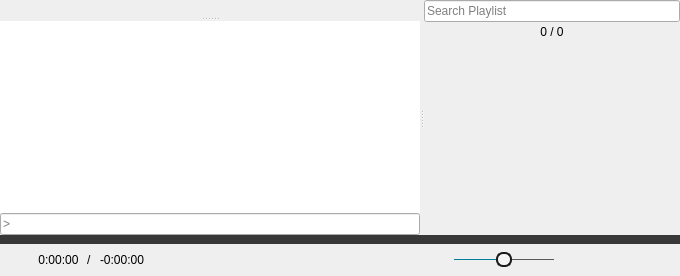
  <widget class="QWidget" name="centralwidget">
   <layout class="QVBoxLayout" name="verticalLayout_2">
    <property name="spacing">
     <number>0</number>
    </property>
    <property name="margin">
     <number>0</number>
    </property>
    <item>
     <widget class="CustomSplitter" name="splitter">
      <property name="orientation">
       <enum>Qt::Horizontal</enum>
      </property>
      <widget class="QSplitter" name="videoSplitter">
       <property name="sizePolicy">
        <sizepolicy hsizetype="Preferred" vsizetype="Expanding">
         <horstretch>1</horstretch>
         <verstretch>0</verstretch>
        </sizepolicy>
       </property>
       <property name="orientation">
        <enum>Qt::Vertical</enum>
       </property>
       <widget class="QFrame" name="mpvFrame">
        <property name="sizePolicy">
         <sizepolicy hsizetype="Preferred" vsizetype="Preferred">
          <horstretch>0</horstretch>
          <verstretch>1</verstretch>
         </sizepolicy>
        </property>
        <property name="mouseTracking">
         <bool>true</bool>
        </property>
        <property name="focusPolicy">
         <enum>Qt::NoFocus</enum>
        </property>
       </widget>
       <widget class="QWidget" name="verticalWidget" native="true">
        <layout class="QVBoxLayout" name="verticalLayout">
         <property name="spacing">
          <number>0</number>
         </property>
         <property name="margin">
          <number>0</number>
         </property>
         <item>
          <widget class="QPlainTextEdit" name="outputTextEdit">
           <property name="contextMenuPolicy">
            <enum>Qt::PreventContextMenu</enum>
           </property>
           <property name="acceptDrops">
            <bool>false</bool>
           </property>
           <property name="frameShape">
            <enum>QFrame::NoFrame</enum>
           </property>
           <property name="undoRedoEnabled">
            <bool>false</bool>
           </property>
           <property name="readOnly">
            <bool>true</bool>
           </property>
          </widget>
         </item>
         <item>
          <widget class="CustomLineEdit" name="inputLineEdit">
           <property name="mouseTracking">
            <bool>false</bool>
           </property>
           <property name="focusPolicy">
            <enum>Qt::ClickFocus</enum>
           </property>
           <property name="placeholderText">
            <string>&gt;</string>
           </property>
           <property name="clearButtonEnabled" stdset="0">
            <bool>true</bool>
           </property>
          </widget>
         </item>
        </layout>
       </widget>
      </widget>
      <widget class="QWidget" name="playlistLayoutWidget" native="true">
       <property name="sizePolicy">
        <sizepolicy hsizetype="Preferred" vsizetype="Preferred">
         <horstretch>0</horstretch>
         <verstretch>0</verstretch>
        </sizepolicy>
       </property>
       <layout class="QVBoxLayout" name="playlistLayout">
        <property name="spacing">
         <number>0</number>
        </property>
        <property name="leftMargin">
         <number>0</number>
        </property>
        <property name="topMargin">
         <number>0</number>
        </property>
        <property name="rightMargin">
         <number>0</number>
        </property>
        <property name="bottomMargin">
         <number>1</number>
        </property>
        <item>
         <widget class="QLineEdit" name="searchBox">
          <property name="mouseTracking">
           <bool>false</bool>
          </property>
          <property name="focusPolicy">
           <enum>Qt::ClickFocus</enum>
          </property>
          <property name="placeholderText">
           <string>Search Playlist</string>
          </property>
          <property name="clearButtonEnabled" stdset="0">
           <bool>true</bool>
          </property>
         </widget>
        </item>
        <item>
         <widget class="QWidget" name="playlistControlLayout" native="true">
          <layout class="QHBoxLayout" name="horizontalLayout">
           <property name="spacing">
            <number>2</number>
           </property>
           <property name="margin">
            <number>0</number>
           </property>
           <item>
            <widget class="QPushButton" name="currentFileButton">
             <property name="cursor">
              <cursorShape>PointingHandCursor</cursorShape>
             </property>
             <property name="focusPolicy">
              <enum>Qt::NoFocus</enum>
             </property>
             <property name="toolTip">
              <string>Select the Current File</string>
             </property>
             <property name="styleSheet">
              <string notr="true">QPushButton {
	padding: 2px;
	margin: 1px;
}
QPushButton:flat {
    border: none; /* no border for a flat push button */
}
QPushButton:flat:pressed {
	background: #383838;
	border-radius: 2px;
}</string>
             </property>
             <property name="icon">
              <iconset resource="../rsclist.qrc">
               <normaloff>:/img/select_current.svg</normaloff>:/img/select_current.svg</iconset>
             </property>
             <property name="iconSize">
              <size>
               <width>12</width>
               <height>12</height>
              </size>
             </property>
             <property name="flat">
              <bool>true</bool>
             </property>
            </widget>
           </item>
           <item>
            <spacer name="horizontalSpacer_2">
             <property name="orientation">
              <enum>Qt::Horizontal</enum>
             </property>
             <property name="sizeHint" stdset="0">
              <size>
               <width>40</width>
               <height>20</height>
              </size>
             </property>
            </spacer>
           </item>
           <item>
            <widget class="CustomLabel" name="indexLabel">
             <property name="cursor">
              <cursorShape>PointingHandCursor</cursorShape>
             </property>
             <property name="toolTip">
              <string>Click to play a specific file by index</string>
             </property>
             <property name="text">
              <string>0 / 0</string>
             </property>
             <property name="alignment">
              <set>Qt::AlignCenter</set>
             </property>
             <property name="margin">
              <number>4</number>
             </property>
            </widget>
           </item>
           <item>
            <spacer name="horizontalSpacer_6">
             <property name="orientation">
              <enum>Qt::Horizontal</enum>
             </property>
             <property name="sizeHint" stdset="0">
              <size>
               <width>40</width>
               <height>20</height>
              </size>
             </property>
            </spacer>
           </item>
           <item>
            <widget class="QPushButton" name="refreshButton">
             <property name="cursor">
              <cursorShape>PointingHandCursor</cursorShape>
             </property>
             <property name="focusPolicy">
              <enum>Qt::NoFocus</enum>
             </property>
             <property name="toolTip">
              <string>Refresh Playlist</string>
             </property>
             <property name="styleSheet">
              <string notr="true">QPushButton {
	padding: 2px;
	margin: 1px;
}
QPushButton:flat {
    border: none; /* no border for a flat push button */
}
QPushButton:flat:pressed {
	background: #383838;
	border-radius: 2px;
}</string>
             </property>
             <property name="icon">
              <iconset resource="../rsclist.qrc">
               <normaloff>:/img/refresh_view.svg</normaloff>:/img/refresh_view.svg</iconset>
             </property>
             <property name="iconSize">
              <size>
               <width>12</width>
               <height>12</height>
              </size>
             </property>
             <property name="flat">
              <bool>true</bool>
             </property>
            </widget>
           </item>
          </layout>
         </widget>
        </item>
        <item>
         <widget class="PlaylistWidget" name="playlistWidget">
          <property name="enabled">
           <bool>false</bool>
          </property>
          <property name="focusPolicy">
           <enum>Qt::ClickFocus</enum>
          </property>
          <property name="contextMenuPolicy">
           <enum>Qt::DefaultContextMenu</enum>
          </property>
          <property name="frameShape">
           <enum>QFrame::NoFrame</enum>
          </property>
          <property name="dragDropMode">
           <enum>QAbstractItemView::InternalMove</enum>
          </property>
         </widget>
        </item>
       </layout>
      </widget>
     </widget>
    </item>
    <item>
     <widget class="SeekBar" name="seekBar">
      <property name="enabled">
       <bool>false</bool>
      </property>
      <property name="sizePolicy">
       <sizepolicy hsizetype="Expanding" vsizetype="Fixed">
        <horstretch>0</horstretch>
        <verstretch>0</verstretch>
       </sizepolicy>
      </property>
      <property name="cursor">
       <cursorShape>PointingHandCursor</cursorShape>
      </property>
      <property name="focusPolicy">
       <enum>Qt::NoFocus</enum>
      </property>
      <property name="styleSheet">
       <string notr="true">QSlider {
	height: 9px;
}
QSlider::handle:horizontal:disabled,
QSlider::sub-page:horizontal:disabled {
	background: #383838;
}
QSlider::handle:horizontal {
	/* handle color */
	background: #008098;
	width: 9px;
	border-radius: 4px;
}
QSlider::groove:horizontal {
	/* the non-progressed color */
	background: #383838;
}
QSlider::sub-page:horizontal {
	/* the progress color */
	background: #008098;
}</string>
      </property>
      <property name="maximum">
       <number>1000000</number>
      </property>
      <property name="orientation">
       <enum>Qt::Horizontal</enum>
      </property>
     </widget>
    </item>
    <item>
     <widget class="QWidget" name="playbackLayoutWidget" native="true">
      <property name="sizePolicy">
       <sizepolicy hsizetype="Preferred" vsizetype="Fixed">
        <horstretch>0</horstretch>
        <verstretch>0</verstretch>
       </sizepolicy>
      </property>
      <layout class="QHBoxLayout" name="horizontalLayout_3">
       <property name="spacing">
        <number>8</number>
       </property>
       <property name="leftMargin">
        <number>14</number>
       </property>
       <property name="topMargin">
        <number>5</number>
       </property>
       <property name="rightMargin">
        <number>14</number>
       </property>
       <property name="bottomMargin">
        <number>5</number>
       </property>
       <item>
        <widget class="QWidget" name="timeLayoutWidget" native="true">
         <property name="minimumSize">
          <size>
           <width>200</width>
           <height>0</height>
          </size>
         </property>
         <property name="maximumSize">
          <size>
           <width>200</width>
           <height>16777215</height>
          </size>
         </property>
         <layout class="QHBoxLayout" name="horizontalLayout_4">
          <property name="spacing">
           <number>8</number>
          </property>
          <property name="margin">
           <number>0</number>
          </property>
          <item>
           <widget class="OpenButton" name="openButton">
            <property name="sizePolicy">
             <sizepolicy hsizetype="Fixed" vsizetype="Fixed">
              <horstretch>0</horstretch>
              <verstretch>0</verstretch>
             </sizepolicy>
            </property>
            <property name="maximumSize">
             <size>
              <width>16</width>
              <height>16</height>
             </size>
            </property>
            <property name="cursor">
             <cursorShape>PointingHandCursor</cursorShape>
            </property>
            <property name="focusPolicy">
             <enum>Qt::NoFocus</enum>
            </property>
            <property name="toolTip">
             <string>&lt;html&gt;&lt;head/&gt;&lt;body&gt;&lt;p&gt;Left Click to Open File&lt;br&gt;Mouse Wheel Click to Jump&lt;br&gt;Right Click to Open URL&lt;/p&gt;&lt;/body&gt;&lt;/html&gt;</string>
            </property>
            <property name="icon">
             <iconset resource="../rsclist.qrc">
              <normaloff>:/img/default_open.svg</normaloff>:/img/default_open.svg</iconset>
            </property>
            <property name="iconSize">
             <size>
              <width>16</width>
              <height>16</height>
             </size>
            </property>
            <property name="flat">
             <bool>true</bool>
            </property>
           </widget>
          </item>
          <item>
           <widget class="QLabel" name="durationLabel">
            <property name="sizePolicy">
             <sizepolicy hsizetype="Preferred" vsizetype="Fixed">
              <horstretch>0</horstretch>
              <verstretch>0</verstretch>
             </sizepolicy>
            </property>
            <property name="text">
             <string>0:00:00</string>
            </property>
            <property name="alignment">
             <set>Qt::AlignCenter</set>
            </property>
           </widget>
          </item>
          <item>
           <widget class="QLabel" name="seperatorLabel">
            <property name="text">
             <string>/</string>
            </property>
           </widget>
          </item>
          <item>
           <widget class="QLabel" name="remainingLabel">
            <property name="sizePolicy">
             <sizepolicy hsizetype="Preferred" vsizetype="Fixed">
              <horstretch>0</horstretch>
              <verstretch>0</verstretch>
             </sizepolicy>
            </property>
            <property name="cursor">
             <cursorShape>PointingHandCursor</cursorShape>
            </property>
            <property name="toolTip">
             <string>Click to change between total and remaining time</string>
            </property>
            <property name="text">
             <string>-0:00:00</string>
            </property>
            <property name="alignment">
             <set>Qt::AlignCenter</set>
            </property>
           </widget>
          </item>
          <item>
           <spacer name="horizontalSpacer">
            <property name="orientation">
             <enum>Qt::Horizontal</enum>
            </property>
            <property name="sizeHint" stdset="0">
             <size>
              <width>0</width>
              <height>0</height>
             </size>
            </property>
           </spacer>
          </item>
         </layout>
        </widget>
       </item>
       <item>
        <spacer name="horizontalSpacer_4">
         <property name="orientation">
          <enum>Qt::Horizontal</enum>
         </property>
         <property name="sizeHint" stdset="0">
          <size>
           <width>40</width>
           <height>20</height>
          </size>
         </property>
        </spacer>
       </item>
       <item>
        <layout class="QHBoxLayout" name="horizontalLayout_2">
         <property name="spacing">
          <number>18</number>
         </property>
         <item>
          <widget class="QPushButton" name="rewindButton">
           <property name="enabled">
            <bool>false</bool>
           </property>
           <property name="sizePolicy">
            <sizepolicy hsizetype="Fixed" vsizetype="Fixed">
             <horstretch>0</horstretch>
             <verstretch>0</verstretch>
            </sizepolicy>
           </property>
           <property name="maximumSize">
            <size>
             <width>16</width>
             <height>16</height>
            </size>
           </property>
           <property name="cursor">
            <cursorShape>PointingHandCursor</cursorShape>
           </property>
           <property name="focusPolicy">
            <enum>Qt::NoFocus</enum>
           </property>
           <property name="icon">
            <iconset resource="../rsclist.qrc">
             <normaloff>:/img/default_reverse.svg</normaloff>
             <disabledoff>:/img/disabled_reverse.svg</disabledoff>
             <disabledon>:/img/disabled_reverse.svg</disabledon>:/img/default_reverse.svg</iconset>
           </property>
           <property name="iconSize">
            <size>
             <width>14</width>
             <height>16</height>
            </size>
           </property>
           <property name="flat">
            <bool>true</bool>
           </property>
          </widget>
         </item>
         <item>
          <widget class="IndexButton" name="previousButton">
           <property name="enabled">
            <bool>false</bool>
           </property>
           <property name="sizePolicy">
            <sizepolicy hsizetype="Fixed" vsizetype="Fixed">
             <horstretch>0</horstretch>
             <verstretch>0</verstretch>
            </sizepolicy>
           </property>
           <property name="maximumSize">
            <size>
             <width>18</width>
             <height>16</height>
            </size>
           </property>
           <property name="cursor">
            <cursorShape>PointingHandCursor</cursorShape>
           </property>
           <property name="focusPolicy">
            <enum>Qt::NoFocus</enum>
           </property>
           <property name="icon">
            <iconset resource="../rsclist.qrc">
             <normaloff>:/img/default_previous.svg</normaloff>
             <disabledoff>:/img/disabled_previous.svg</disabledoff>
             <disabledon>:/img/disabled_previous.svg</disabledon>:/img/default_previous.svg</iconset>
           </property>
           <property name="iconSize">
            <size>
             <width>18</width>
             <height>16</height>
            </size>
           </property>
           <property name="flat">
            <bool>true</bool>
           </property>
          </widget>
         </item>
         <item>
          <widget class="QPushButton" name="playButton">
           <property name="enabled">
            <bool>false</bool>
           </property>
           <property name="sizePolicy">
            <sizepolicy hsizetype="Fixed" vsizetype="Fixed">
             <horstretch>0</horstretch>
             <verstretch>0</verstretch>
            </sizepolicy>
           </property>
           <property name="maximumSize">
            <size>
             <width>34</width>
             <height>34</height>
            </size>
           </property>
           <property name="cursor">
            <cursorShape>PointingHandCursor</cursorShape>
           </property>
           <property name="focusPolicy">
            <enum>Qt::NoFocus</enum>
           </property>
           <property name="icon">
            <iconset resource="../rsclist.qrc">
             <normaloff>:/img/default_play.svg</normaloff>
             <disabledoff>:/img/disabled_play.svg</disabledoff>
             <disabledon>:/img/disabled_play.svg</disabledon>:/img/default_play.svg</iconset>
           </property>
           <property name="iconSize">
            <size>
             <width>34</width>
             <height>34</height>
            </size>
           </property>
           <property name="flat">
            <bool>true</bool>
           </property>
          </widget>
         </item>
         <item>
          <widget class="IndexButton" name="nextButton">
           <property name="enabled">
            <bool>false</bool>
           </property>
           <property name="sizePolicy">
            <sizepolicy hsizetype="Fixed" vsizetype="Fixed">
             <horstretch>0</horstretch>
             <verstretch>0</verstretch>
            </sizepolicy>
           </property>
           <property name="maximumSize">
            <size>
             <width>18</width>
             <height>16</height>
            </size>
           </property>
           <property name="cursor">
            <cursorShape>PointingHandCursor</cursorShape>
           </property>
           <property name="focusPolicy">
            <enum>Qt::NoFocus</enum>
           </property>
           <property name="icon">
            <iconset resource="../rsclist.qrc">
             <normaloff>:/img/default_next.svg</normaloff>
             <disabledoff>:/img/disabled_next.svg</disabledoff>
             <disabledon>:/img/disabled_next.svg</disabledon>:/img/default_next.svg</iconset>
           </property>
           <property name="iconSize">
            <size>
             <width>18</width>
             <height>16</height>
            </size>
           </property>
           <property name="flat">
            <bool>true</bool>
           </property>
          </widget>
         </item>
         <item>
          <widget class="QPushButton" name="muteButton">
           <property name="sizePolicy">
            <sizepolicy hsizetype="Fixed" vsizetype="Fixed">
             <horstretch>0</horstretch>
             <verstretch>0</verstretch>
            </sizepolicy>
           </property>
           <property name="maximumSize">
            <size>
             <width>16</width>
             <height>16</height>
            </size>
           </property>
           <property name="cursor">
            <cursorShape>PointingHandCursor</cursorShape>
           </property>
           <property name="focusPolicy">
            <enum>Qt::NoFocus</enum>
           </property>
           <property name="icon">
            <iconset resource="../rsclist.qrc">
             <normaloff>:/img/default_unmute.svg</normaloff>:/img/default_unmute.svg</iconset>
           </property>
           <property name="iconSize">
            <size>
             <width>16</width>
             <height>16</height>
            </size>
           </property>
           <property name="flat">
            <bool>true</bool>
           </property>
          </widget>
         </item>
         <item>
          <widget class="CustomSlider" name="volumeSlider">
           <property name="sizePolicy">
            <sizepolicy hsizetype="Fixed" vsizetype="Fixed">
             <horstretch>0</horstretch>
             <verstretch>0</verstretch>
            </sizepolicy>
           </property>
           <property name="minimumSize">
            <size>
             <width>100</width>
             <height>0</height>
            </size>
           </property>
           <property name="focusPolicy">
            <enum>Qt::NoFocus</enum>
           </property>
           <property name="styleSheet">
            <string notr="true">QSlider::groove:horizontal {
	background: #5A5A5A;
	height: 1px;
}
QSlider::sub-page:horizontal {
	background: #008098;
}
QSlider::handle:horizontal {
	background: whitesmoke;
	border: 2px solid #1A1A1A;
	border-radius: 7px;
	margin: -7px 0;
	width: 12px;
}</string>
           </property>
           <property name="maximum">
            <number>100</number>
           </property>
           <property name="pageStep">
            <number>5</number>
           </property>
           <property name="value">
            <number>50</number>
           </property>
           <property name="tracking">
            <bool>true</bool>
           </property>
           <property name="orientation">
            <enum>Qt::Horizontal</enum>
           </property>
          </widget>
         </item>
         <item>
          <spacer name="horizontalSpacer_5">
           <property name="orientation">
            <enum>Qt::Horizontal</enum>
           </property>
           <property name="sizeType">
            <enum>QSizePolicy::Fixed</enum>
           </property>
           <property name="sizeHint" stdset="0">
            <size>
             <width>48</width>
             <height>20</height>
            </size>
           </property>
          </spacer>
         </item>
        </layout>
       </item>
       <item>
        <spacer name="horizontalSpacer_3">
         <property name="orientation">
          <enum>Qt::Horizontal</enum>
         </property>
         <property name="sizeHint" stdset="0">
          <size>
           <width>40</width>
           <height>20</height>
          </size>
         </property>
        </spacer>
       </item>
       <item>
        <widget class="QPushButton" name="playlistButton">
         <property name="enabled">
          <bool>false</bool>
         </property>
         <property name="sizePolicy">
          <sizepolicy hsizetype="Fixed" vsizetype="Fixed">
           <horstretch>0</horstretch>
           <verstretch>0</verstretch>
          </sizepolicy>
         </property>
         <property name="maximumSize">
          <size>
           <width>16</width>
           <height>16</height>
          </size>
         </property>
         <property name="cursor">
          <cursorShape>PointingHandCursor</cursorShape>
         </property>
         <property name="focusPolicy">
          <enum>Qt::NoFocus</enum>
         </property>
         <property name="icon">
          <iconset resource="../rsclist.qrc">
           <normaloff>:/img/default_playlist.svg</normaloff>
           <disabledoff>:/img/disabled_playlist.svg</disabledoff>
           <disabledon>:/img/disabled_playlist.svg</disabledon>:/img/default_playlist.svg</iconset>
         </property>
         <property name="iconSize">
          <size>
           <width>16</width>
           <height>16</height>
          </size>
         </property>
         <property name="checked">
          <bool>false</bool>
         </property>
         <property name="flat">
          <bool>true</bool>
         </property>
        </widget>
       </item>
      </layout>
     </widget>
    </item>
   </layout>
   <zorder>splitter</zorder>
   <zorder>playbackLayoutWidget</zorder>
   <zorder>seekBar</zorder>
  </widget>
